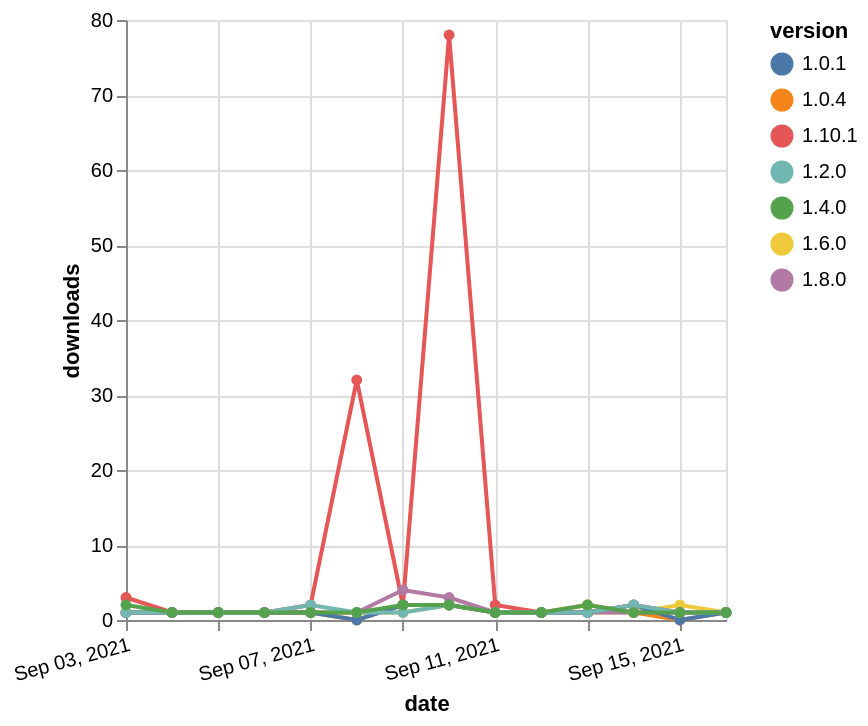

The Vega-Lite source for this figure:
### Vega-Lite specification from a JSON file in a GitHub repository (floating-point values rounded to 4 significant figures)
{"$schema": "https://vega.github.io/schema/vega-lite/v5.json", "description": "A simple bar chart with embedded data.", "data": {"values": [{"date": "2021-09-03", "total": 244, "delta": 1, "version": "1.0.4"}, {"date": "2021-09-04", "total": 245, "delta": 1, "version": "1.0.4"}, {"date": "2021-09-05", "total": 246, "delta": 1, "version": "1.0.4"}, {"date": "2021-09-06", "total": 247, "delta": 1, "version": "1.0.4"}, {"date": "2021-09-07", "total": 248, "delta": 1, "version": "1.0.4"}, {"date": "2021-09-08", "total": 248, "delta": 0, "version": "1.0.4"}, {"date": "2021-09-09", "total": 250, "delta": 2, "version": "1.0.4"}, {"date": "2021-09-10", "total": 252, "delta": 2, "version": "1.0.4"}, {"date": "2021-09-11", "total": 253, "delta": 1, "version": "1.0.4"}, {"date": "2021-09-12", "total": 254, "delta": 1, "version": "1.0.4"}, {"date": "2021-09-13", "total": 256, "delta": 2, "version": "1.0.4"}, {"date": "2021-09-14", "total": 257, "delta": 1, "version": "1.0.4"}, {"date": "2021-09-15", "total": 257, "delta": 0, "version": "1.0.4"}, {"date": "2021-09-16", "total": 258, "delta": 1, "version": "1.0.4"}, {"date": "2021-09-03", "total": 285, "delta": 1, "version": "1.6.0"}, {"date": "2021-09-04", "total": 286, "delta": 1, "version": "1.6.0"}, {"date": "2021-09-05", "total": 287, "delta": 1, "version": "1.6.0"}, {"date": "2021-09-06", "total": 288, "delta": 1, "version": "1.6.0"}, {"date": "2021-09-07", "total": 289, "delta": 1, "version": "1.6.0"}, {"date": "2021-09-08", "total": 290, "delta": 1, "version": "1.6.0"}, {"date": "2021-09-09", "total": 291, "delta": 1, "version": "1.6.0"}, {"date": "2021-09-10", "total": 293, "delta": 2, "version": "1.6.0"}, {"date": "2021-09-11", "total": 294, "delta": 1, "version": "1.6.0"}, {"date": "2021-09-12", "total": 295, "delta": 1, "version": "1.6.0"}, {"date": "2021-09-13", "total": 296, "delta": 1, "version": "1.6.0"}, {"date": "2021-09-14", "total": 297, "delta": 1, "version": "1.6.0"}, {"date": "2021-09-15", "total": 299, "delta": 2, "version": "1.6.0"}, {"date": "2021-09-16", "total": 300, "delta": 1, "version": "1.6.0"}, {"date": "2021-09-03", "total": 141, "delta": 3, "version": "1.10.1"}, {"date": "2021-09-04", "total": 142, "delta": 1, "version": "1.10.1"}, {"date": "2021-09-05", "total": 143, "delta": 1, "version": "1.10.1"}, {"date": "2021-09-06", "total": 144, "delta": 1, "version": "1.10.1"}, {"date": "2021-09-07", "total": 146, "delta": 2, "version": "1.10.1"}, {"date": "2021-09-08", "total": 178, "delta": 32, "version": "1.10.1"}, {"date": "2021-09-09", "total": 180, "delta": 2, "version": "1.10.1"}, {"date": "2021-09-10", "total": 258, "delta": 78, "version": "1.10.1"}, {"date": "2021-09-11", "total": 260, "delta": 2, "version": "1.10.1"}, {"date": "2021-09-12", "total": 261, "delta": 1, "version": "1.10.1"}, {"date": "2021-09-13", "total": 262, "delta": 1, "version": "1.10.1"}, {"date": "2021-09-14", "total": 264, "delta": 2, "version": "1.10.1"}, {"date": "2021-09-15", "total": 265, "delta": 1, "version": "1.10.1"}, {"date": "2021-09-16", "total": 266, "delta": 1, "version": "1.10.1"}, {"date": "2021-09-03", "total": 366, "delta": 1, "version": "1.8.0"}, {"date": "2021-09-04", "total": 367, "delta": 1, "version": "1.8.0"}, {"date": "2021-09-05", "total": 368, "delta": 1, "version": "1.8.0"}, {"date": "2021-09-06", "total": 369, "delta": 1, "version": "1.8.0"}, {"date": "2021-09-07", "total": 370, "delta": 1, "version": "1.8.0"}, {"date": "2021-09-08", "total": 371, "delta": 1, "version": "1.8.0"}, {"date": "2021-09-09", "total": 375, "delta": 4, "version": "1.8.0"}, {"date": "2021-09-10", "total": 378, "delta": 3, "version": "1.8.0"}, {"date": "2021-09-11", "total": 379, "delta": 1, "version": "1.8.0"}, {"date": "2021-09-12", "total": 380, "delta": 1, "version": "1.8.0"}, {"date": "2021-09-13", "total": 381, "delta": 1, "version": "1.8.0"}, {"date": "2021-09-14", "total": 382, "delta": 1, "version": "1.8.0"}, {"date": "2021-09-15", "total": 383, "delta": 1, "version": "1.8.0"}, {"date": "2021-09-16", "total": 384, "delta": 1, "version": "1.8.0"}, {"date": "2021-09-03", "total": 263, "delta": 1, "version": "1.0.1"}, {"date": "2021-09-04", "total": 264, "delta": 1, "version": "1.0.1"}, {"date": "2021-09-05", "total": 265, "delta": 1, "version": "1.0.1"}, {"date": "2021-09-06", "total": 266, "delta": 1, "version": "1.0.1"}, {"date": "2021-09-07", "total": 267, "delta": 1, "version": "1.0.1"}, {"date": "2021-09-08", "total": 267, "delta": 0, "version": "1.0.1"}, {"date": "2021-09-09", "total": 269, "delta": 2, "version": "1.0.1"}, {"date": "2021-09-10", "total": 271, "delta": 2, "version": "1.0.1"}, {"date": "2021-09-11", "total": 272, "delta": 1, "version": "1.0.1"}, {"date": "2021-09-12", "total": 273, "delta": 1, "version": "1.0.1"}, {"date": "2021-09-13", "total": 274, "delta": 1, "version": "1.0.1"}, {"date": "2021-09-14", "total": 276, "delta": 2, "version": "1.0.1"}, {"date": "2021-09-15", "total": 276, "delta": 0, "version": "1.0.1"}, {"date": "2021-09-16", "total": 277, "delta": 1, "version": "1.0.1"}, {"date": "2021-09-03", "total": 986, "delta": 1, "version": "1.2.0"}, {"date": "2021-09-04", "total": 987, "delta": 1, "version": "1.2.0"}, {"date": "2021-09-05", "total": 988, "delta": 1, "version": "1.2.0"}, {"date": "2021-09-06", "total": 989, "delta": 1, "version": "1.2.0"}, {"date": "2021-09-07", "total": 991, "delta": 2, "version": "1.2.0"}, {"date": "2021-09-08", "total": 992, "delta": 1, "version": "1.2.0"}, {"date": "2021-09-09", "total": 993, "delta": 1, "version": "1.2.0"}, {"date": "2021-09-10", "total": 995, "delta": 2, "version": "1.2.0"}, {"date": "2021-09-11", "total": 996, "delta": 1, "version": "1.2.0"}, {"date": "2021-09-12", "total": 997, "delta": 1, "version": "1.2.0"}, {"date": "2021-09-13", "total": 998, "delta": 1, "version": "1.2.0"}, {"date": "2021-09-14", "total": 1000, "delta": 2, "version": "1.2.0"}, {"date": "2021-09-15", "total": 1001, "delta": 1, "version": "1.2.0"}, {"date": "2021-09-16", "total": 1002, "delta": 1, "version": "1.2.0"}, {"date": "2021-09-03", "total": 437, "delta": 2, "version": "1.4.0"}, {"date": "2021-09-04", "total": 438, "delta": 1, "version": "1.4.0"}, {"date": "2021-09-05", "total": 439, "delta": 1, "version": "1.4.0"}, {"date": "2021-09-06", "total": 440, "delta": 1, "version": "1.4.0"}, {"date": "2021-09-07", "total": 441, "delta": 1, "version": "1.4.0"}, {"date": "2021-09-08", "total": 442, "delta": 1, "version": "1.4.0"}, {"date": "2021-09-09", "total": 444, "delta": 2, "version": "1.4.0"}, {"date": "2021-09-10", "total": 446, "delta": 2, "version": "1.4.0"}, {"date": "2021-09-11", "total": 447, "delta": 1, "version": "1.4.0"}, {"date": "2021-09-12", "total": 448, "delta": 1, "version": "1.4.0"}, {"date": "2021-09-13", "total": 450, "delta": 2, "version": "1.4.0"}, {"date": "2021-09-14", "total": 451, "delta": 1, "version": "1.4.0"}, {"date": "2021-09-15", "total": 452, "delta": 1, "version": "1.4.0"}, {"date": "2021-09-16", "total": 453, "delta": 1, "version": "1.4.0"}]}, "width": "container", "mark": {"type": "line", "point": {"filled": true}}, "encoding": {"x": {"field": "date", "type": "temporal", "timeUnit": "yearmonthdate", "title": "date", "axis": {"labelAngle": -15}}, "y": {"field": "delta", "type": "quantitative", "title": "downloads"}, "color": {"field": "version", "type": "nominal"}, "tooltip": {"field": "delta"}}}
